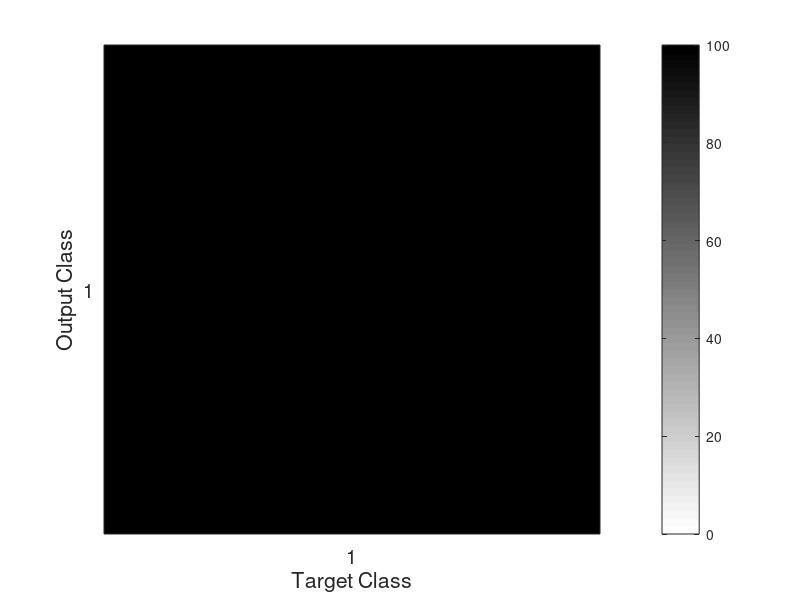

MATLAB code for this plot:
function myplotConfMat(varargin)
%PLOTCONFMAT plots the confusion matrix with colorscale, absolute numbers
%   and precision normalized percentages
%
%   usage: 
%   PLOTCONFMAT(confmat) plots the confmat with integers 1 to n as class labels
%   PLOTCONFMAT(confmat, labels) plots the confmat with the specified labels
%
%   Vahe Tshitoyan
%   20/08/2017
%
%   Arguments
%   confmat:            a square confusion matrix
%   labels (optional):  vector of class labels

% number of arguments
switch (nargin)
    case 0
       confmat = 1;
       labels = {'1'};
    case 1
       confmat = varargin{1};
       labels = 1:size(confmat, 1);
    otherwise
       confmat = varargin{1};
       labels = varargin{2};
end

confmat(isnan(confmat))=0; % in case there are NaN elements
numlabels = size(confmat, 1); % number of labels

% calculate the percentage accuracies
confpercent = 100*confmat./repmat(sum(confmat, 1),numlabels,1);

% plotting the colors
imagesc(confpercent, [0,100]);
% title(sprintf('Accuracy: %.2f%%', 100*trace(confmat)/sum(confmat(:))));
ylabel('Output Class'); xlabel('Target Class');

% set the colormap
colormap(flipud(gray));

% Create strings from the matrix values and remove spaces
% textStrings = num2str([confpercent(:), confmat(:)], '%.1f%%\n%d\n');
% textStrings = strtrim(cellstr(textStrings));

% Create x and y coordinates for the strings and plot them
% [x,y] = meshgrid(1:numlabels);
% hStrings = text(x(:),y(:),textStrings(:), ...
%     'HorizontalAlignment','center');
% 
% % Get the middle value of the color range
% midValue = mean(get(gca,'CLim'));
% 
% % Choose white or black for the text color of the strings so
% % they can be easily seen over the background color
% textColors = repmat(confpercent(:) > midValue,1,3);
% set(hStrings,{'Color'},num2cell(textColors,2));

% Setting the axis labels
set(gca,'XTick',1:numlabels,...
    'XTickLabel',labels,...
    'YTick',1:numlabels,...
    'YTickLabel',labels,...
    'TickLength',[0 0], 'FontSize',14);
colorbar;
end